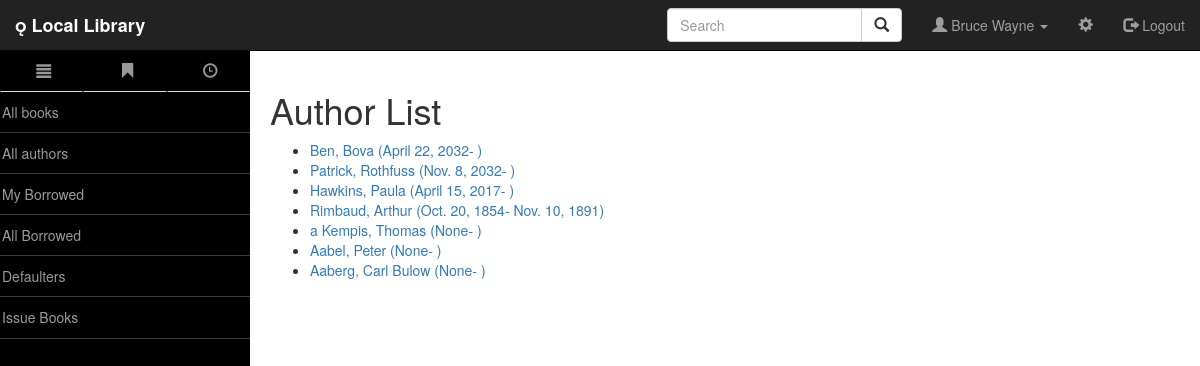
The app's page /catalog/author/ (signed in) with its own data.
### catalog/models.py (models this page shows)
class Author(models.Model):
    first_name = models.CharField(max_length=100)
    last_name = models.CharField(max_length=100)
    date_of_birth = models.DateField(null=True, blank=True)
    date_of_death = models.DateField('Died', null=True, blank=True)
    def get_absolute_url(self):
        return reverse('author-detail', args=[str(self.id)])
    def __str__(self):
        return '%s, %s' % (self.last_name, self.first_name)

### catalog/views.py (the view)
class AuthorListView(LoginRequiredMixin,generic.ListView):
    login_url = 'user_login'
    model = Author
    context_object_name = 'author_list'
    template_name = 'catalog/author_list.html'

### catalog/templates/catalog/author_list.html
{% extends "base_generic.html" %}
{% block content %}
    <h1>Author List</h1>
    {% if author_list %}
    <ul>
      {% for author in author_list %}
      <li>
        <a href="{{ author.get_absolute_url }}">{{ author}}  ({{author.date_of_birth}}- {% if author.date_of_death %}{{author.date_of_death}}{%endif%}) </a>
      </li>
      {% endfor %}
    </ul>
    {% else %}
      <p>There are no books in the library.</p>
    {% endif %}
{% endblock %}

### catalog/templates/base_generic.html (shortened to what this page needs)
<!DOCTYPE html>
<html lang="en">
<head>
    {% load static %}
    <link rel="stylesheet" href="https://maxcdn.bootstrapcdn.com/bootstrap/3.3.7/css/bootstrap.min.css">
    <link href="{% static 'css/bootstrap.min.css' %}" rel="stylesheet">
    <link href="{% static 'css/simple-sidebar.css' %}" rel="stylesheet">
    <link rel="stylesheet" type="text/css" href="//cdn.datatables.net/1.10.12/css/jquery.dataTables.min.css">
    <link rel="stylesheet" href="//cdnjs.cloudflare.com/ajax/libs/bootstrap-table/1.11.1/bootstrap-table.min.css">
</head>
<body style="padding-top: 50px;">
    <div id="wrapper" class='toggled'>
        <nav class="navbar navbar-inverse navbar-fixed-top">
            <div class="container-fluid">
                <div class="navbar-header">
                <b><a class="navbar-brand  glyphicon-book" href="{% url 'index' %}"> Local Library</a></b>
                </div>
                <ul class="nav navbar-nav navbar-right">
                    <form class="navbar-form navbar-left">
                        <div class="input-group">
                            <input type="text" id="query" class="form-control" placeholder="Search" list='search-items'>
                            <div class="input-group-btn">
                            <button class="btn btn-default" onclick="query_text()">
                                <i class="glyphicon glyphicon-search"></i>
                            </button>
                            </div>
                        </div>
                    </form>
                    {% if user.is_authenticated %}
                        <li>
                            <a class="dropdown-toggle" data-toggle="dropdown" href="#"><span class="glyphicon glyphicon-user"></span> {{ user.first_name }} {{ user.last_name }} <span class="caret"></span></a>
                        </li>
                    {% endif %}
                    <li><a href="#"><span class="glyphicon glyphicon-cog"></span></a></li>
                    <li><a href="{% url 'logout'%}"><span class="glyphicon glyphicon-log-out"></span> Logout</a></li>
                </ul>
            </div>
        </nav>
        <div id="sidebar-wrapper">
      {% block sidebar %}
      <ul class="sidebar-nav">
         <ul class="nav nav-tabs nav-justified">
            <li><a href="#" onclick="openCity('London')"><span class="glyphicon glyphicon-align-justify"></span></a></li>
            <li ><a href="#" onclick="openCity('Paris')"> <span class="glyphicon glyphicon-bookmark"></span></a></li>
            <li ><a href="#" onclick="openCity('Timeline')"> <span class="glyphicon glyphicon-time"></span></a></li>
        </ul>
        <div id="London" class="city">
                <li><a href="{% url 'book' %}">All books</a></li>
                <hr style="margin:0.05px; border-color:#3d3d29">
                <li><a href="{% url 'author' %}">All authors</a></li>
                <hr style="margin:0.05px; border-color:#3d3d29">
                {% if user.is_authenticated %}
                    <li><a href="{% url 'my-borrowed' %}">My Borrowed</a></li>
                    <hr style="margin:0.05px; border-color:#3d3d29">
                    {% if perms.catalog.can_mark_returned %}
                        <li><a href="{% url 'all-borrowed' %}">All Borrowed</a></li>
                        <hr style="margin:0.05px; border-color:#3d3d29">
                        <li><a href="{% url 'all-defaulters' %}">Defaulters</a></li>
                        <hr style="margin:0.05px; border-color:#3d3d29">
                        <li><a href="{% url 'all-defaulters' %}">Issue Books</a></li>
                        <hr style="margin:0.05px; border-color:#3d3d29">
                    {% endif %}
                {% else %}
                    <li><a href="{% url 'login'%}">Login</a></li>
                {% endif %}
          </div>
      </ul>
     {% endblock %}
        </div>
        <div id="page-content-wrapper">
            <div class="container-fluid">
                <div class="row">
                        {% block content %}{% endblock %}
                </div>
            </div>
        </div>
    </div>
</body>
</html>
  {% load static %}

### catalog/static/css/simple-sidebar.css (style rules this page uses)
body { padding-top: 70px; }
#wrapper { padding-left: 0; -webkit-transition: all 0.5s ease; -moz-transition: all 0.5s ease; -o-transition: all 0.5s ease; transition: all 0.5s ease; }
#wrapper.toggled { padding-left: 250px; }
#sidebar-wrapper { z-index: 1000; position: fixed; left: 250px; width: 0; height: 100%; margin-left: -250px; overflow-y: auto; background: #000; -webkit-transition: all 0.5s ease; -moz-transition: all 0.5s ease; -o-transition: all 0.5s ease; transition: all 0.5s ease; }
#wrapper.toggled #sidebar-wrapper { width: 250px; }
#page-content-wrapper { width: 100%; position: absolute; padding: 15px; }
#wrapper.toggled #page-content-wrapper { position: absolute; margin-right: -250px; }
.sidebar-nav { position: absolute; top: 0; width: 250px; margin: 0; padding: 0; list-style: none; align-content: center }
.sidebar-nav li { text-indent: 2px; line-height: 40px; }
.sidebar-nav li a { display: block; text-decoration: none; color: #999999; }
@media (min-width:768px) { #wrapper { padding-left: 0; } }
@media (min-width:768px) { #wrapper.toggled { padding-left: 250px; } }
@media (min-width:768px) { #sidebar-wrapper { width: 0; } }
@media (min-width:768px) { #wrapper.toggled #sidebar-wrapper { width: 250px; } }
@media (min-width:768px) { #page-content-wrapper { padding: 20px; position: relative; } }
@media (min-width:768px) { #wrapper.toggled #page-content-wrapper { position: relative; margin-right: 0; } }
.glyphicon { font-size: 15px; }

### records on screen
Author: last_name+first_name "Ben, Bova", date_of_birth "April 22, 2032"
Author: last_name+first_name "Patrick, Rothfuss", date_of_birth "Nov. 8, 2032"
Author: last_name+first_name "Hawkins, Paula", date_of_birth "April 15, 2017"
Author: last_name+first_name "Rimbaud, Arthur", date_of_birth "Oct. 20, 1854", date_of_death "Nov. 10, 1891"
Author: last_name+first_name "a Kempis, Thomas", date_of_birth "None"
Author: last_name+first_name "Aabel, Peter", date_of_birth "None"
Author: last_name+first_name "Aaberg, Carl Bulow", date_of_birth "None"

### other values on screen
{{ user.first_name }} "Bruce"
{{ user.last_name }} "Wayne"
